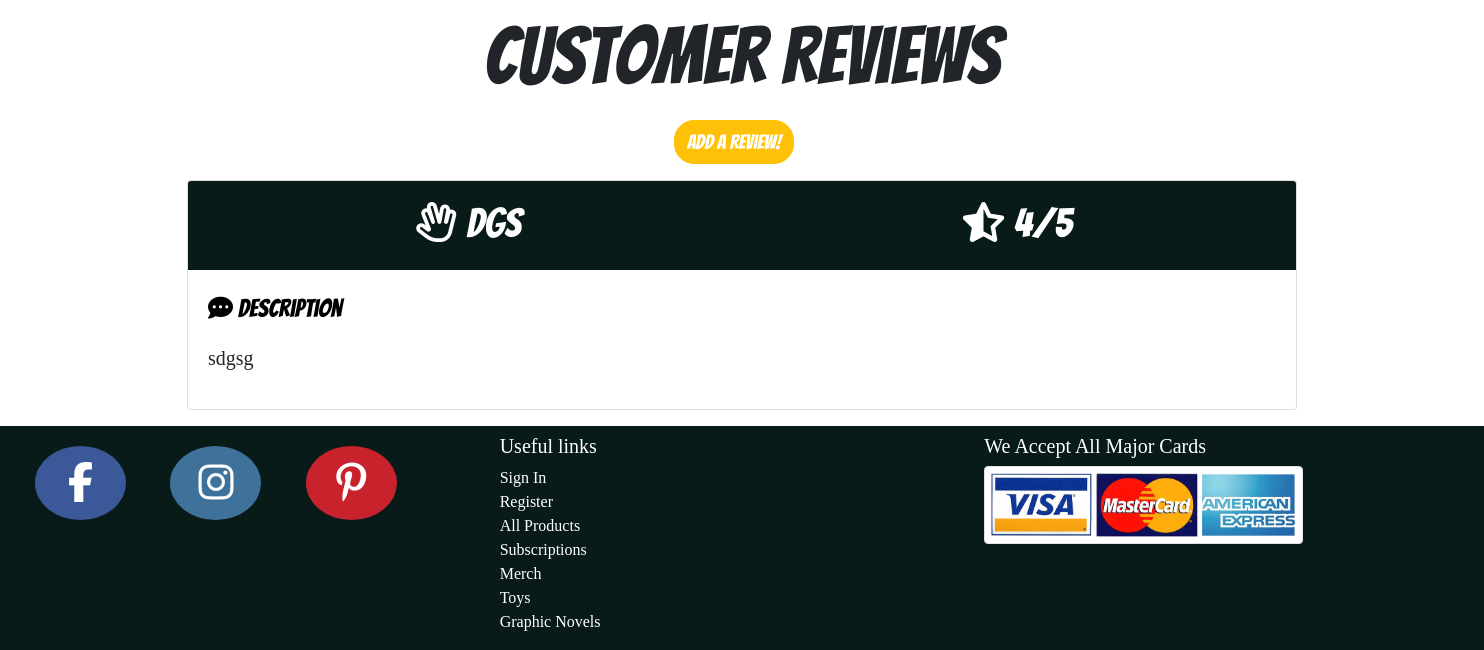
/products/13/ (lower part), run on an earlier commit of the app's database.
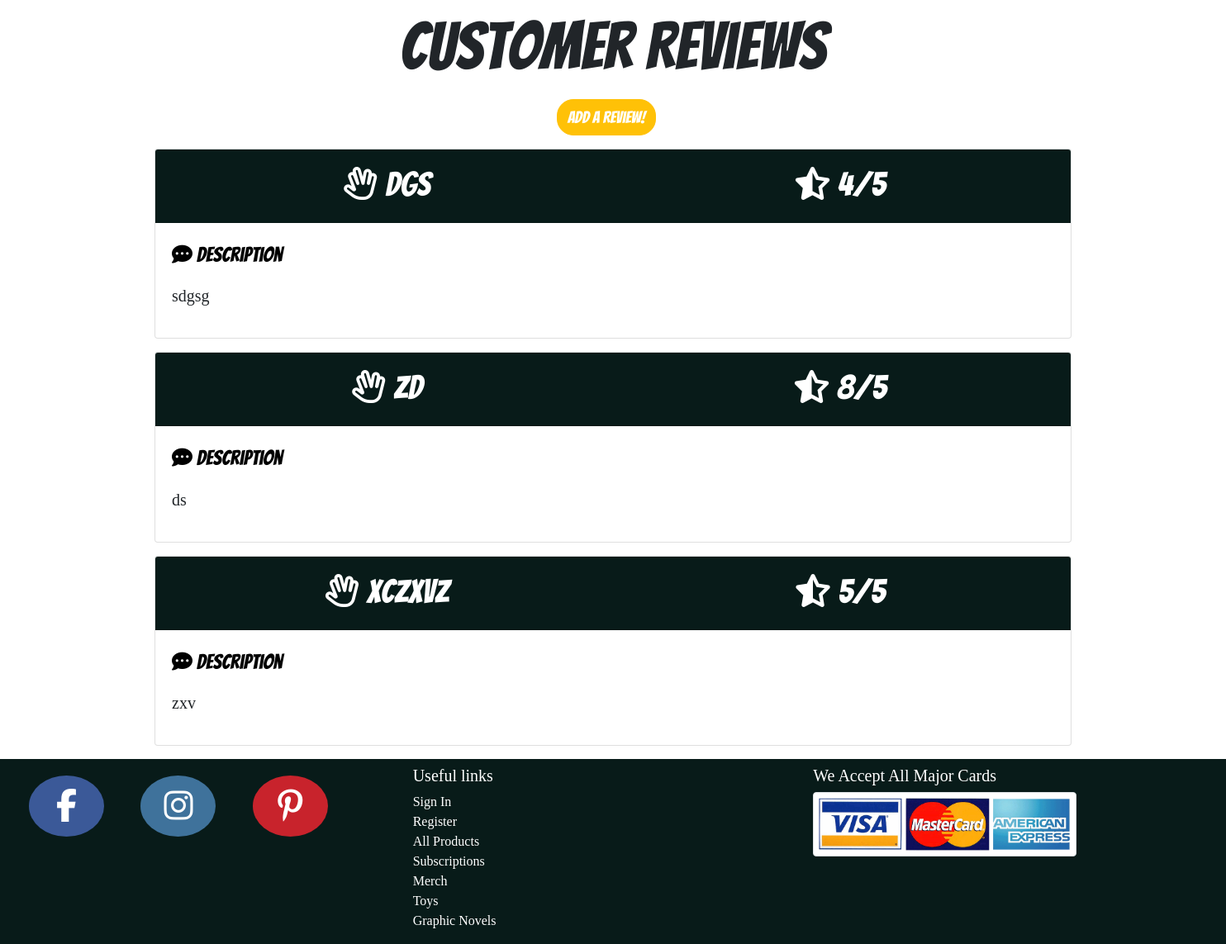
And on a later commit of the database.
### products/models.py (models this page shows, shortened)
class Reviews(models.Model):
    product = models.ForeignKey(
        'Product', null=True, blank=True, on_delete=models.SET_NULL)
    name = models.CharField(max_length=254)
    rating = models.IntegerField(blank=False)
    description = models.TextField()

### products/views.py (the view)
# urls.py: path('<int:product_id>/', views.item_detail, name='item_detail'),
def item_detail(request, product_id):
    product = get_object_or_404(Product, pk=product_id)
    reviews = Reviews.objects.filter(product=product_id)
    form = ReviewForm()
    context = {
        'product': product,
        'reviews': reviews,
        'form': form,
    }
    return render(request, 'products/item-detail.html', context)

### bag/contexts.py (called while the page is built, shortened)
def basket_contents(request):
    bag_items = []
    total = 0
    product_count = 0
    bag = request.session.get('bag', {})
    if total < settings.FREE_DELIVERY_THRESHOLD:
        delivery = total * Decimal(settings.STANDARD_DELIVERY_PERCENTAGE / 100)
        free_delivery_delta = settings.FREE_DELIVERY_THRESHOLD - total
    else:
        delivery = 0
        free_delivery_delta = 0
    grand_total = delivery + total
    context = {
        'bag_items': bag_items,
        'total': total,
        'product_count': product_count,
        'delivery': delivery,
        'free_delivery_delta': free_delivery_delta,
        'free_delivery_threshold': settings.FREE_DELIVERY_THRESHOLD,
        'grand_total': grand_total,
    }
    return context

### products/models.py (called while the page is built)
    def __str__(self):
        return self.name

### products/templates/products/item-detail.html (shortened to what this page needs)
{% extends 'base.html' %} {% load static %} {% block content %}
<div class="container">
  <div class="row justify-content-md-center">
    <div class="col-sm">
    </div>
  </div>
</div>
  <div class="row">
    <div class="col-12">
      <h1 class="text-center">Customer Reviews</h1>
    </div>
    <div class="col-12">
     <div class="container">
     <div class="text-center">
      <button type="button" class="text-decoration-none mt-2 btn btn-warning produtPageButton mb-3 mr-3" data-toggle="modal" data-target="#exampleModal">
  Add a Review!
</button></div>
      {% if reviews %}
      {% for review in reviews %}
      <div class="card mb-3">
        <div class="card-header">
          <div class="row card-heading">
            <div class="col-6">
              <p class="mt-0 mb-1">
                <i class="far fa-hand-spock"></i> {{ review.name }}
              </p>
            </div>
            <div class="col-6 rating">
              <i class="fas fa-star-half-alt"></i> {{ review.rating }}/5
            </div>
          </div>
        </div>
        <div class="card-body">
          <p class="product-title">
            <i class="fas fa-comment-dots"></i> Description
          </p>
          <p class="mb-3 product-text">{{ review.description }}</p>
           </div></div>{% endfor %}
        {% else %}
        <p class="product-text text-center text-danger text-upper">No Reviews Added, Feel Free To Add Your Own</p>
      {% endif %}
    </div>
  </div> </div>
{% endblock %}

What changed in the data, as far as the page shows it:
added Reviews: name "zd", rating "8", description "ds"
added Reviews: name "xczxvz", rating "5", description "zxv"
